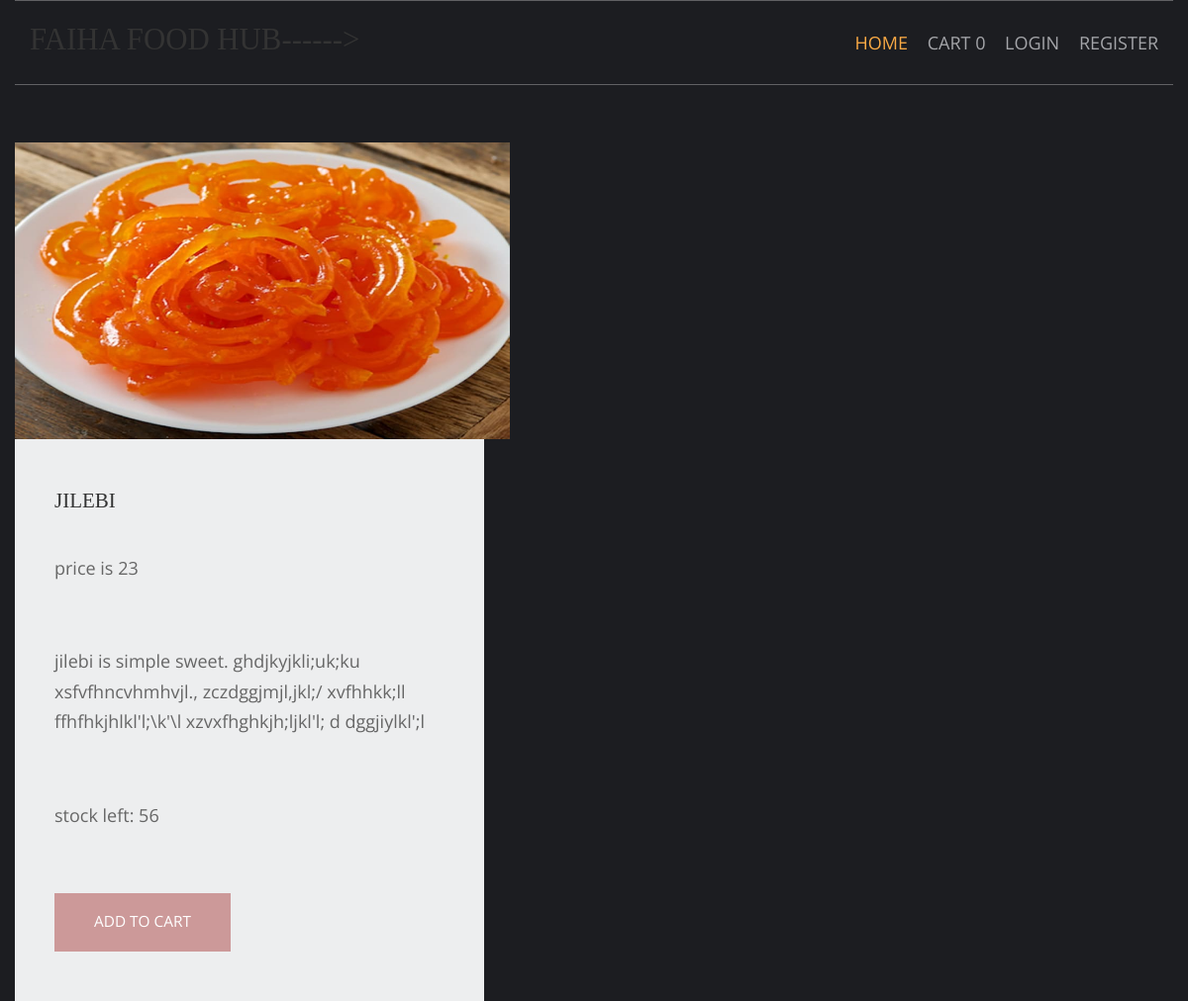
The app's page /bakery/jilebi with its own data.
### shop/models.py (models this page shows, shortened)
class products(models.Model):
    name=models.CharField(max_length=250,unique=True)
    slug = models.SlugField(max_length=250, unique=True)
    img = models.ImageField(upload_to='picture')
    desc=models.TextField()
    stock=models.IntegerField()
    available=models.BooleanField()
    price=models.IntegerField()
    category=models.ForeignKey(categ,on_delete=models.CASCADE)

### shop/views.py (the view)
# urls.py: path('<slug:c_slug>/<slug:product_slug>',views.prdetails,name='details'),
def prdetails(request,c_slug,product_slug):
    try:
        prod=products.objects.get(category__slug=c_slug,slug=product_slug)
    except Exception as e:
        raise e
    return render(request,'PRD.html',{'pr':prod})

### cart1/context_processor.py (called while the page is built)
def count(request):
    item_count=0;
    if 'admin' in request.path:
        return {}
    else:
        try:
            ct=cartlist.objects.filter(cart_id=c_id(request))
            cti=item.objects.all().filter(cart=ct[:1])
            for c in cti:
                item_count += c.quan
        except cartlist.DoesNotExist:
            item_count=0
        return dict(itc=item_count)

### cart1/views.py (called while the page is built)
def c_id(request):
    ct_id=request.session.session_key
    if not ct_id:
        ct_id=request.session.create()
    return ct_id

### templates/PRD.html (shortened to what this page needs)
{% extends 'base.html' %}
{% load static %}
{% block content %}
<html lang="en">
<head>
    <link href="{% static 'crt/fontawesome/crt/css/all.min.css' %}" rel="stylesheet" />
    <link href="{% static 'crt/css/templatemo-comparto.css' %}" rel="stylesheet" />
</head>
<body>
                  <br><br>
                    <img src="{{pr.img.url}}" alt="About image" class="tm-img-responsive" style="height:300;width:500;">
                <article class="tm-section-1-r tm-bg-color-8">
                    <h2 class="tm-mb-2 tm-title-color">{{pr.name}}</h2>
                    <p>price is {{pr.price}}</p><br>
                    <p>{{pr.desc}}</p><br>
                    <p>stock left: {{pr.stock}}</p><br>
                    {% if pr.stock <= 0 %}
                    <h1 style="color:red">sorry..no stock left</h1>
                    {% else %}
                    <a href="{% url 'addcart' pr.id %}" class="tm-btn tm-btn-1 tm-link-to-services">ADD TO CART</a>
                    {% endif %}
                </article>
</body>
</html>
 {% endblock %}

### static/home/layout/styles/layout.css (style rules this page uses)
*, *::before, *::after { transition:all .3s ease-in-out; }
body { color:#A5A6AA; background-color:#1C1D21; }
a { color:#FBAB45; }

### static/crt/css/templatemo-comparto.css (style rules this page uses)
*, *::before, *::after { box-sizing: border-box; outline: none; }
ul, h1, h2, h3, h4, p, figure { padding: 0; margin: 0; }
body { font-family: 'Open Sans', Arial, sans-serif; font-size: 18px; overflow-x: hidden; padding-left: 15px; padding-right: 15px; margin: 0; }
h2 { font-size: 1.5rem; }
a { transition: all 0.3s ease; text-decoration: none; }
p { color: #666; line-height: 1.7; margin-bottom: 35px; }
h1, h2, h3, h4, h5, h6 { color: #333; }
.tm-mb-2 { margin-bottom: 40px; }
.tm-bg-color-8 { background-color: #EDEEEF; }
.tm-img-responsive { max-width: 100%; height: auto; }
.tm-section-1-r { padding: 50px 40px; width: 40.5%; }
.tm-btn { display: inline-block; padding: 15px 40px; font-size: 1.1rem; border: none; background-color: #CC9999; color: white; }
a { color: #666; }

### static/home/layout/styles/framework.css (style rules this page uses)
html { overflow-y:scroll; overflow-x:hidden; }
html, body { margin:0; padding:0; font-size:14px; line-height:1.6em; }
*, *::before, *::after { box-sizing:border-box; }
a { outline:none; text-decoration:none; }
img { width:auto; max-width:100%; height:auto; margin:0; padding:0; border:none; line-height:normal; vertical-align:middle; }
body, input, textarea, select { font-family:Verdana, Geneva, sans-serif; }
h1, h2, h3, h4, h5, h6, .heading { font-family:Georgia, "Times New Roman", Times, serif; }
::placeholder { opacity:1; }
h1, h2, h3, h4, h5, h6, .heading { margin:0 0 20px 0; font-size:1.4rem; line-height:normal; font-weight:normal; text-transform:uppercase; }
address, article, aside, figcaption, figure, footer, header, main, nav, section { display:block; margin:0; padding:0; }

### records on screen
products: img (picture), name "JILEBI", price "23", desc "jilebi is simple sweet. ghdjkyjkli;uk;ku xsfvfhncvhmhvjl., zczdggjmjl,jkl;/ xvfhhkk;ll ffhfhkjhlkl'l;\\k'\\l xzvxfhghkjh;ljkl'l; d dggjiylkl';l", stock "56"

### other values on screen
{{ itc }} "0"
